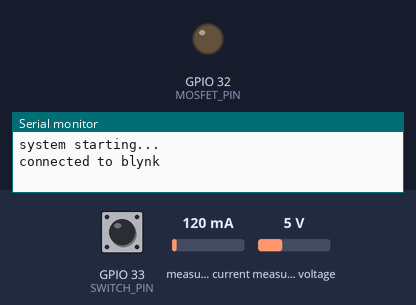
Bench run of a sketch on a simulated ESP32. Shown: output pins drawn as LEDs (lit = HIGH), the last lines printed to the serial monitor. Inputs (shaded band) come from the test bench; at power-on: GPIO 33 (SWITCH_PIN) HIGH, measured current 120 mA, measured voltage 5 V. WiFi joins after 1.5 s; servers stay silent unless stated.

Above: at 4.0 s.
4.1 s: GPIO 33 (SWITCH_PIN) pulled LOW for 0.15 s
At 4.6 s:
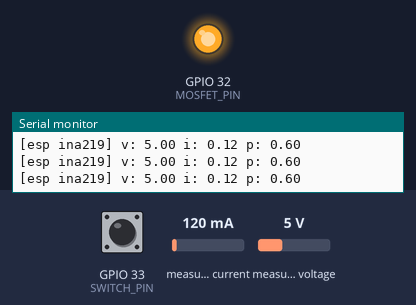
7.2 s: GPIO 33 (SWITCH_PIN) pulled LOW for 1 s
At 8.2 s:
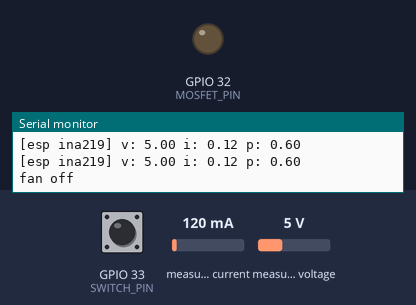
9.7 s: GPIO 33 (SWITCH_PIN) pulled LOW for 3.2 s
At 10.1 s:
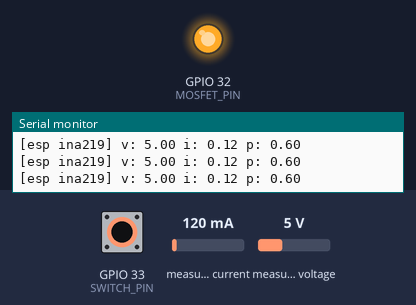
Timing chart, 0 to 12.7 s (numbered marks = the images above; inputs shaded):
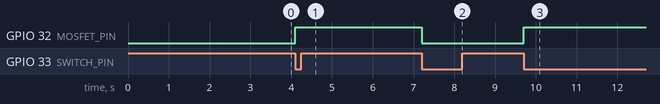

Measured:
- after the input at 4.1 s, GPIO 32 (MOSFET_PIN): LOW → HIGH at once
- after the input at 7.2 s, GPIO 32 (MOSFET_PIN): HIGH → LOW at once
- after the input at 9.7 s, GPIO 32 (MOSFET_PIN): LOW → HIGH at once

The sketch:

esp_final.ino
```cpp
#include <WiFi.h>
#include <BlynkSimpleEsp32.h>
#include <Wire.h>
#include <Adafruit_INA219.h>

// blynk config
#define BLYNK_TEMPLATE_ID "TMPL2FNdm_b-r"
#define BLYNK_TEMPLATE_NAME "Home Energy"
#define BLYNK_AUTH_TOKEN "tAli5flTOLFOiZCElF12FEAC-xMqhlS3"

char ssid[] = "Saheels iPhone";
char pass[] = "pAssword";

// pins
#define MOSFET_PIN 32
#define SWITCH_PIN 33   // momentary limit switch

// uart2 pins to stm32
#define RXD2 16
#define TXD2 17

// ina219 on esp32
Adafruit_INA219 inaESP;

// fan state
bool fanState = false;
bool lastSwitchState = HIGH;

void checkSwitch();
void sendFanData();
void receiveSTM32Data();

void setup() {
  // usb debug
  Serial.begin(115200);
  delay(1000);
  Serial.println("system starting...");

  // uart to stm32
  Serial2.begin(115200, SERIAL_8N1, RXD2, TXD2);

  // i2c for esp ina219
  Wire.begin(21, 22);
  inaESP.begin();
  inaESP.setCalibration_16V_400mA();

  // io setup
  pinMode(MOSFET_PIN, OUTPUT);
  pinMode(SWITCH_PIN, INPUT_PULLUP);
  digitalWrite(MOSFET_PIN, LOW);

  // connect to blynk
  Blynk.begin(BLYNK_AUTH_TOKEN, ssid, pass);
  Serial.println("connected to blynk");
}

void loop() {
  Blynk.run();
  checkSwitch();
  sendFanData();
  receiveSTM32Data(); // expects power,voltage,current from stm32
}

void checkSwitch() {
  bool current = digitalRead(SWITCH_PIN);

  if (lastSwitchState == HIGH && current == LOW) {
    fanState = !fanState;
    digitalWrite(MOSFET_PIN, fanState ? HIGH : LOW);

    Serial.println(fanState ? "fan on" : "fan off");
    Blynk.virtualWrite(V10, fanState ? 1 : 0);

    delay(250);  // debounce
  }

  lastSwitchState = current;
}

void sendFanData() {
  if (!fanState) return;

  float voltage = inaESP.getBusVoltage_V();       // v
  float current = inaESP.getCurrent_mA() / 1000;  // a
  float power   = inaESP.getPower_mW() / 1000;    // w

  // debug
  Serial.print("[esp ina219] v: "); Serial.print(voltage); Serial.print(" ");
  Serial.print("i: "); Serial.print(current); Serial.print(" ");
  Serial.print("p: "); Serial.println(power);

  // blynk pins for esp sensor
  Blynk.virtualWrite(V1, power);
  Blynk.virtualWrite(V2, voltage);
  Blynk.virtualWrite(V4, current);

  // optional forward to stm32
  String packet = String(power) + "," + String(voltage) + "," + String(current) + "\n";
  Serial2.print(packet);
}

void receiveSTM32Data() {
  if (Serial2.available()) {
    String dataPacket = Serial2.readStringUntil('\n');

    int firstComma = dataPacket.indexOf(',');
    int secondComma = dataPacket.indexOf(',', firstComma + 1);

    if (firstComma > 0 && secondComma > 0) {
      float power   = dataPacket.substring(0, firstComma).toFloat();
      float voltage = dataPacket.substring(firstComma + 1, secondComma).toFloat();
      float current = dataPacket.substring(secondComma + 1).toFloat();

      // debug
      Serial.print("[stm ina219] p: "); Serial.print(power); Serial.print(" ");
      Serial.print("v: "); Serial.print(voltage); Serial.print(" ");
      Serial.print("i: "); Serial.println(current);

      // blynk pins for stm sensor
      Blynk.virtualWrite(V5, power);
      Blynk.virtualWrite(V6, voltage);
      Blynk.virtualWrite(V7, current);
    }
  }
}
```
